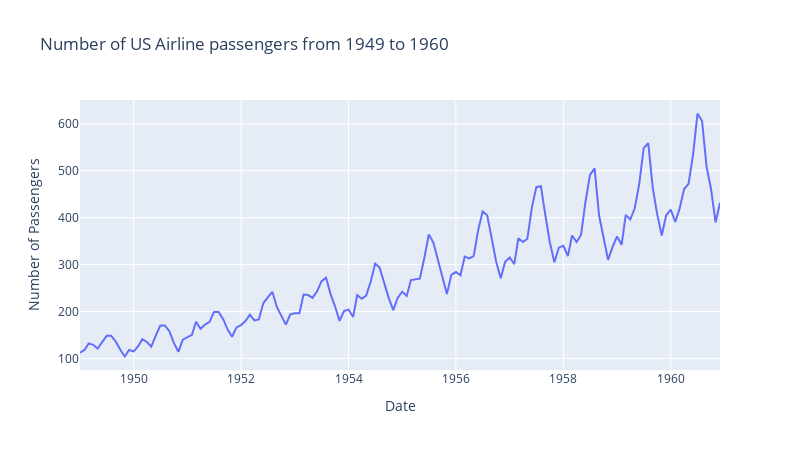

Here is the notebook cell this chart was saved with:
### Markdown cell above
### <font color='#eb3483'>  1.1. Trend </font>

The trend is the component of the time series that allows us to see if, in general, the dependent variable we are observing is increasing, without taking into consideration local flutuations. Usually, people look at the trend to see if the mean value of a series is (monotonically) increasing or decreasing. The trend can be modelled as a linear or non-linear process, even though people prefer to assume it is linear.

### Code cell
#Visualize the data
px.line(df, x='Date', y='Number of Passengers', 
        title='Number of US Airline passengers from 1949 to 1960',
        height=450, width =800
)

### Figure 1 — Plotly figure (JSON) as saved in the notebook; plotly's stock layout.template omitted (floating-point values rounded to 4 significant figures; data arrays with more than 128 entries replaced by an {"elided": "..."} marker saying what was removed)
{"data": [{"hovertemplate": "Date=%{x}<br>Number of Passengers=%{y}<extra></extra>", "legendgroup": "", "line": {"color": "#636efa", "dash": "solid"}, "marker": {"symbol": "circle"}, "mode": "lines", "name": "", "orientation": "v", "showlegend": false, "type": "scatter", "x": {"elided": "144 str values"}, "xaxis": "x", "y": {"elided": "144 int values"}, "yaxis": "y"}], "layout": {"height": 450, "legend": {"tracegroupgap": 0}, "title": {"text": "Number of US Airline passengers from 1949 to 1960"}, "width": 800, "xaxis": {"anchor": "y", "domain": [0, 1], "title": {"text": "Date"}}, "yaxis": {"anchor": "x", "domain": [0, 1], "title": {"text": "Number of Passengers"}}}}
